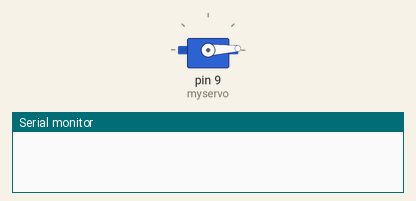
A sketch run on a simulated Arduino Uno, built with avr-gcc and run on an emulated ATmega328P. Parts: servo, the last lines printed to the serial monitor.

Above: at 0.05 s.
At 0.65 s:
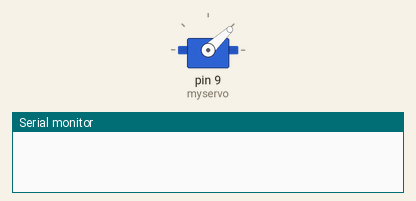
At 1.3 s:
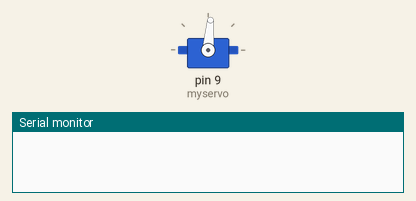
At 2.55 s:
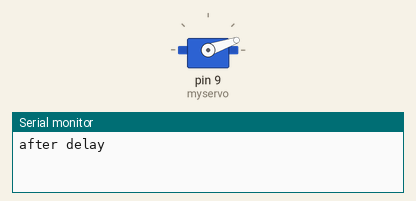
Timing chart, 0 to 6.7 s (numbered marks = the images above):
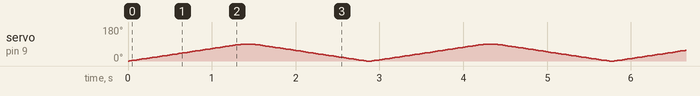

The sketch:

Servo_testing.ino
```cpp
#include <Servo.h>
Servo myservo;
int pos=0;
int flag =0;
void setup() {
  Serial.begin(9600);
  myservo.attach(9);
  //myservo.write(0);
  // put your setup code here, to run once:

}

void loop() {
//    myServo.write(0);
//    Serial.println("delay");
    for (pos = 0; pos <= 90; pos += 1) { // goes from 0 degrees to 180 degrees
    // in steps of 1 degree
          myservo.write(pos);              // tell servo to go to position in variable 'pos'
          delay(15);                       // waits 15ms for the servo to reach the position
  }
    //delay(100);
//    myServo.detach();
//   // delay(100);
//    myServo.attach(9);
//    myServo.write(180);
//    Serial.println("Second delay");
//     while(1)
//     {
//      for(int i=0;i<20;i++)
//      {
//        Serial.print(String(i));
//        if(i==10)
//        {
//          Serial.println("in the loop");
//          flag = 1;
//        }
//      }
//      if(flag)
//      {
//        break;
//      }
//     }
     delay(100);
     Serial.println("after delay");
    for (pos = 90; pos >= 0; pos -= 1) { // goes from 180 degrees to 0 degrees
        myservo.write(pos);              // tell servo to go to position in variable 'pos'
        delay(15);                       // waits 15ms for the servo to reach the position
  }
    delay(50);
//    myServo.detach();
//    //delay(100);
//    myServo.attach(9);
//    //myServo.write(0);
//    Serial.println("servo turned back");
//  // put your main code here, to run repeatedly:

}
```
